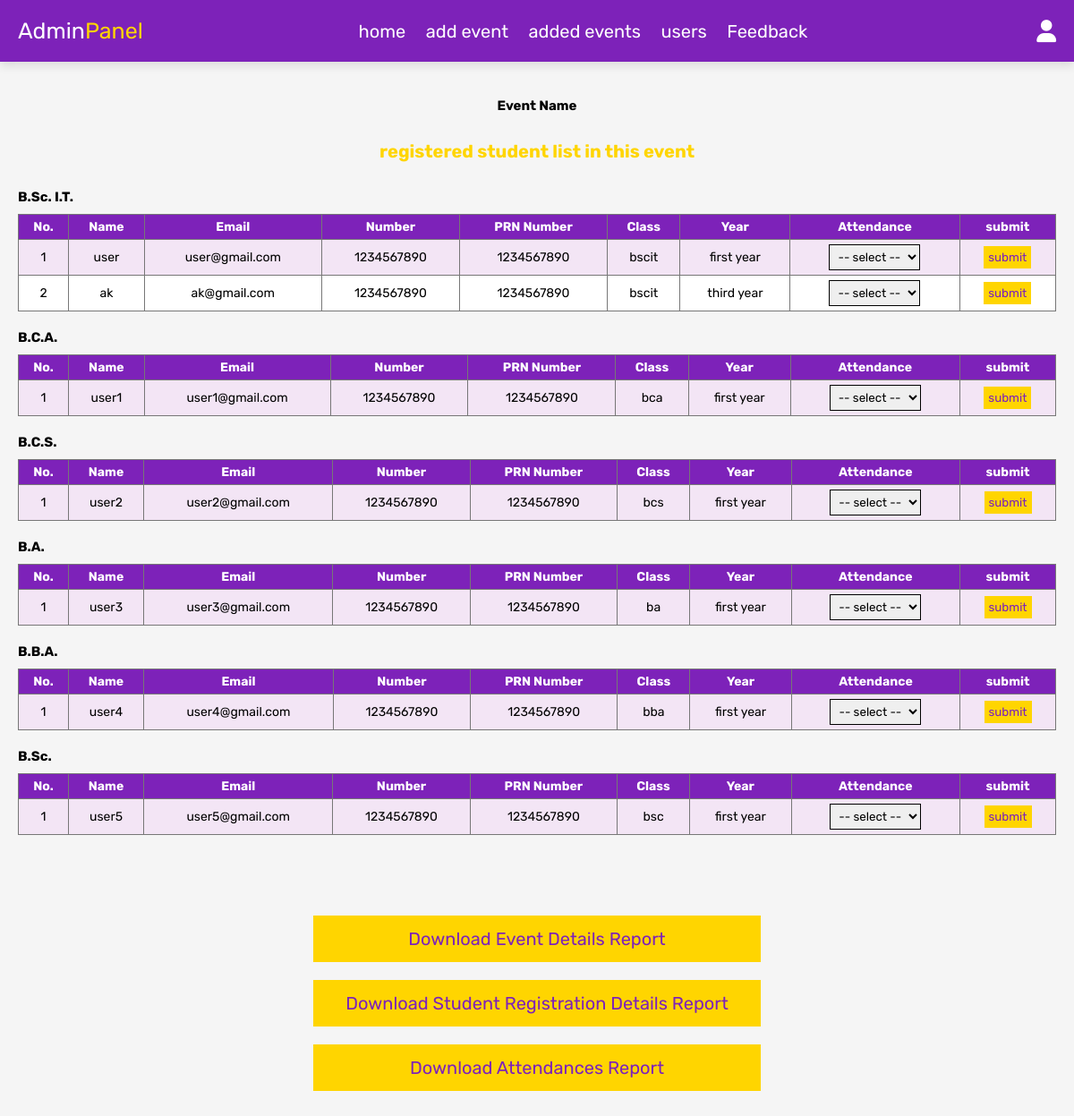
The page /reg_stu.php (signed in) on the database its author committed.
### tables this page shows
CREATE TABLE `reg` (
  `reg_id` int(11) NOT NULL,
  `id` int(11) NOT NULL,
  `user_id` int(11) NOT NULL,
  `name` varchar(200) NOT NULL,
  `email` varchar(200) NOT NULL,
  `number` varchar(100) NOT NULL,
  `prn` varchar(100) NOT NULL,
  `class` varchar(100) NOT NULL,
  `year` varchar(100) NOT NULL,
  `attendance` varchar(50) NOT NULL
);

### reg_stu.php (the view, shortened to what this page needs)
<?php
include 'config.php';
?>
<!DOCTYPE html>
<html lang="en">
<head>
    <link rel="stylesheet" href="https://cdnjs.cloudflare.com/ajax/libs/font-awesome/6.0.0/css/all.min.css">
    <link rel="stylesheet" href="css/admin_style.css?v=<?php echo time();?>">
</head>
<body>
    <?php include 'admin_header.php'; ?>
    <section class="add-products">
        <h4 style="text-align: center;font-size: 1.5rem;text-transform: capitalize;padding: 1rem;">event name</h4>
        <h4 style="text-align: center;font-size: 2rem;color: var(--red);margin: 1rem;">registered student list in this
            event</h4>
        <div class="row2">
            <div class="row22">
                <h2 style="padding: 2rem 0rem 1rem 0rem;">B.Sc. I.T.</h2>
                <table class="table" style="width: 100%;">
                    <thead>
                        <tr>
                            <th>No.</th>
                            <th>Name</th>
                            <th>Email</th>
                            <th>Number</th>
                            <th>PRN Number</th>
                            <th>Class</th>
                            <th>Year</th>
                            <th>Attendance</th>
                            <th>submit</th>
                        </tr>
                    </thead>
                    <tbody>
                        <?php
					$i = 1;
					$query="SELECT * FROM `reg` WHERE `id`='" . $_GET['id'] . "' AND `class`='bscit'";
					$result=$conn->query($query);
					while($row = mysqli_fetch_array($result)) { ?>
                        <td><?php echo $i++; ?></td>
                        <td><?php echo $row['name']; ?></td>
                        <td><?php echo $row['email']; ?></td>
                        <td><?php echo $row['number']; ?></td>
                        <td><?php echo $row['prn']; ?></td>
                        <td><?php echo $row['class']; ?></td>
                        <td><?php echo $row['year']; ?></td>
                        <form action="" method="post">
                            <td>
                                <select name="attendance" class="form-select">
                                    <option value="" disabled selected>-- select --</option>
                                </select>
                            </td>
                            <td><input type="submit" class="input-sub" name="submit" value="submit"></td>
                        </form>
                        <?php } ?>
                    </tbody>
                </table>
            </div>
        </div>
        <div class="row22">
            <h2 style="padding: 2rem 0rem 1rem 0rem;">B.C.A.</h2>
            <table class="table" style="width: 100%;">
                <thead>
                    <tr>
                        <th>No.</th>
                        <th>Name</th>
                        <th>Email</th>
                        <th>Number</th>
                        <th>PRN Number</th>
                        <th>Class</th>
                        <th>Year</th>
                        <th>Attendance</th>
                        <th>submit</th>
                    </tr>
                </thead>
                <tbody>
                    <?php
					$i = 1;
					$query="SELECT * FROM `reg` WHERE `id`='" . $_GET['id'] . "' AND `class`='bca'";
					$result=$conn->query($query);
					while($row = mysqli_fetch_array($result)) { ?>
                    <td><?php echo $i++; ?></td>
                    <td><?php echo $row['name']; ?></td>
                    <td><?php echo $row['email']; ?></td>
                    <td><?php echo $row['number']; ?></td>
                    <td><?php echo $row['prn']; ?></td>
                    <td><?php echo $row['class']; ?></td>
                    <td><?php echo $row['year']; ?></td>
                    <form action="" method="post">
                        <td>
                            <select name="attendance" class="form-select">
                                <option value="" disabled selected>-- select --</option>
                            </select>
                        </td>
                        <td><input type="submit" class="input-sub" name="submit" value="submit"></td>
                    </form>
                    <?php } ?>
                </tbody>
            </table>
        </div>
        <div class="row22">
            <h2 style="padding: 2rem 0rem 1rem 0rem;">B.C.S.</h2>
            <table class="table" style="width: 100%;">
                <thead>
                    <tr>
                        <th>No.</th>
                        <th>Name</th>
                        <th>Email</th>
                        <th>Number</th>
                        <th>PRN Number</th>
                        <th>Class</th>
                        <th>Year</th>
                        <th>Attendance</th>
                        <th>submit</th>
                    </tr>
                </thead>
                <tbody>
                    <?php
					$i = 1;
					$query="SELECT * FROM `reg` WHERE `id`='" . $_GET['id'] . "' AND `class`='bcs'";
					$result=$conn->query($query);
					while($row = mysqli_fetch_array($result)) { ?>
                    <td><?php echo $i++; ?></td>
                    <td><?php echo $row['name']; ?></td>
                    <td><?php echo $row['email']; ?></td>
                    <td><?php echo $row['number']; ?></td>
                    <td><?php echo $row['prn']; ?></td>
                    <td><?php echo $row['class']; ?></td>
                    <td><?php echo $row['year']; ?></td>
                    <form action="" method="post">
                        <td>
                            <select name="attendance" class="form-select">
                                <option value="" disabled selected>-- select --</option>
                            </select>
                        </td>
                        <td><input type="submit" class="input-sub" name="submit" value="submit"></td>
                    </form>
                    <?php } ?>
                </tbody>
            </table>
        </div>
        <div class="row22">
            <h2 style="padding: 2rem 0rem 1rem 0rem;">B.A.</h2>
            <table class="table" style="width: 100%;">
                <thead>
                    <tr>
                        <th>No.</th>
                        <th>Name</th>
                        <th>Email</th>
                        <th>Number</th>
                        <th>PRN Number</th>
                        <th>Class</th>
                        <th>Year</th>
                        <th>Attendance</th>
                        <th>submit</th>
                    </tr>
                </thead>
                <tbody>
                    <?php
					$i = 1;
					$query="SELECT * FROM `reg` WHERE `id`='" . $_GET['id'] . "' AND `class`='ba'";
					$result=$conn->query($query);
					while($row = mysqli_fetch_array($result)) { ?>
                    <td><?php echo $i++; ?></td>
                    <td><?php echo $row['name']; ?></td>
                    <td><?php echo $row['email']; ?></td>
                    <td><?php echo $row['number']; ?></td>
                    <td><?php echo $row['prn']; ?></td>
                    <td><?php echo $row['class']; ?></td>
                    <td><?php echo $row['year']; ?></td>
                    <form action="" method="post">
                        <td>
                            <select name="attendance" class="form-select">
                                <option value="" disabled selected>-- select --</option>
                            </select>
                        </td>
                        <td><input type="submit" class="input-sub" name="submit" value="submit"></td>
                    </form>
                    <?php } ?>
                </tbody>
            </table>
        </div>
        <div class="row22">
            <h2 style="padding: 2rem 0rem 1rem 0rem;">B.B.A.</h2>
            <table class="table" style="width: 100%;">
                <thead>
                    <tr>
                        <th>No.</th>
                        <th>Name</th>
                        <th>Email</th>
                        <th>Number</th>
                        <th>PRN Number</th>
                        <th>Class</th>
                        <th>Year</th>
                        <th>Attendance</th>
                        <th>submit</th>
                    </tr>
                </thead>
                <tbody>
                    <?php
					$i = 1;
					$query="SELECT * FROM `reg` WHERE `id`='" . $_GET['id'] . "' AND `class`='bba'";
					$result=$conn->query($query);
					while($row = mysqli_fetch_array($result)) { ?>
                    <td><?php echo $i++; ?></td>
                    <td><?php echo $row['name']; ?></td>
                    <td><?php echo $row['email']; ?></td>
                    <td><?php echo $row['number']; ?></td>
                    <td><?php echo $row['prn']; ?></td>
                    <td><?php echo $row['class']; ?></td>
                    <td><?php echo $row['year']; ?></td>
                    <form action="" method="post">
                        <td>
                            <select name="attendance" class="form-select">
                                <option value="" disabled selected>-- select --</option>
                            </select>
                        </td>
                        <td><input type="submit" class="input-sub" name="submit" value="submit"></td>
                    </form>
                    <?php } ?>
                </tbody>
            </table>
        </div>
        <div class="row22">
            <h2 style="padding: 2rem 0rem 1rem 0rem;">B.Sc.</h2>
            <table class="table" style="width: 100%;">
                <thead>
                    <tr>
                        <th>No.</th>
                        <th>Name</th>
                        <th>Email</th>
                        <th>Number</th>
                        <th>PRN Number</th>
                        <th>Class</th>
                        <th>Year</th>
                        <th>Attendance</th>
                        <th>submit</th>
                    </tr>
                </thead>
                <tbody>
                    <?php
					$i = 1;
					$query="SELECT * FROM `reg` WHERE `id`='" . $_GET['id'] . "' AND `class`='bsc'";
					$result=$conn->query($query);
					while($row = mysqli_fetch_array($result)) { ?>
                    <td><?php echo $i++; ?></td>
                    <td><?php echo $row['name']; ?></td>
                    <td><?php echo $row['email']; ?></td>
                    <td><?php echo $row['number']; ?></td>
                    <td><?php echo $row['prn']; ?></td>
                    <td><?php echo $row['class']; ?></td>
                    <td><?php echo $row['year']; ?></td>
                    <form action="" method="post">
                        <td>
                            <select name="attendance" class="form-select">
                                <option value="" disabled selected>-- select --</option>
                            </select>
                        </td>
                        <td><input type="submit" class="input-sub" name="submit" value="submit"></td>
                    </form>
                    <?php } ?>
                </tbody>
            </table>
        </div>
    </section>
    <div style="margin: 5rem;text-align: center;display: flex;flex-direction: column;">
        <a href="download_btn.php?id=<?php echo htmlspecialchars($_GET["id"]); ?>&name=<?php echo htmlspecialchars($_GET["name"]); ?>" style="padding: 1.4rem;font-size: 2rem;background: var(--red);color: #7d22b9;margin: 1rem 30rem;">Download Event Details Report</a>
        <a href="download_btn1.php?id=<?php echo htmlspecialchars($_GET["id"]); ?>" style="padding: 1.4rem;font-size: 2rem;background: var(--red);color: #7d22b9;margin: 1rem 30rem;">Download Student Registration Details Report</a>
        <a href="download_btn2.php?id=<?php echo htmlspecialchars($_GET["id"]); ?>" style="padding: 1.4rem;font-size: 2rem;background: var(--red);color: #7d22b9;margin: 1rem 30rem;">Download Attendances Report</a>
    </div>
</body>
</html>

### css/admin_style.css (style rules this page uses)
:root { --red: #FFD500; --red: #FFD500; --orange:#f39c12; --black:#333; --white:#fff; --light-color:#666; --light-white:#ccc; --light-bg:#f5f5f5; --border:.1rem solid var(--black); --box-shadow:0 .5rem 1rem rgba(0,0,0,.1); }
* { font-family: 'Rubik', sans-serif; margin:0; padding:0; box-sizing: border-box; outline: none; border:none; text-decoration: none; transition:all .2s linear; }
html { font-size: 62.5%; overflow-x: hidden; }
body { background-color: var(--light-bg); }
section { padding:3rem 2rem; }
.add-products form { background-color: var(--white); padding: 7rem 5rem; text-align: center; box-shadow: var(--box-shadow); max-width: 70rem; margin: 0 auto; }
td, th { border: 1px solid #777; padding: 0.5rem; text-align: center; font-size: 1.4rem; }
th { color: white; }
table { border-collapse: collapse; }
tr { background: #7d22b9; }

### reg_stu.php (style rules this page uses)
select { border: 1px solid; padding: 5px; }
.input-sub { padding: 5px; background: var(--red); color: #7d22b9; }

### rows shown on the page
reg: name "user", email "user@gmail.com", number "1234567890", prn "1234567890", class "bscit", year "first year"
reg: name "ak", email "ak@gmail.com", number "1234567890", prn "1234567890", class "bscit", year "third year"
reg: name "user1", email "user1@gmail.com", number "1234567890", prn "1234567890", class "bca", year "first year"
reg: name "user2", email "user2@gmail.com", number "1234567890", prn "1234567890", class "bcs", year "first year"
reg: name "user3", email "user3@gmail.com", number "1234567890", prn "1234567890", class "ba", year "first year"
reg: name "user4", email "user4@gmail.com", number "1234567890", prn "1234567890", class "bba", year "first year"
reg: name "user5", email "user5@gmail.com", number "1234567890", prn "1234567890", class "bsc", year "first year"
